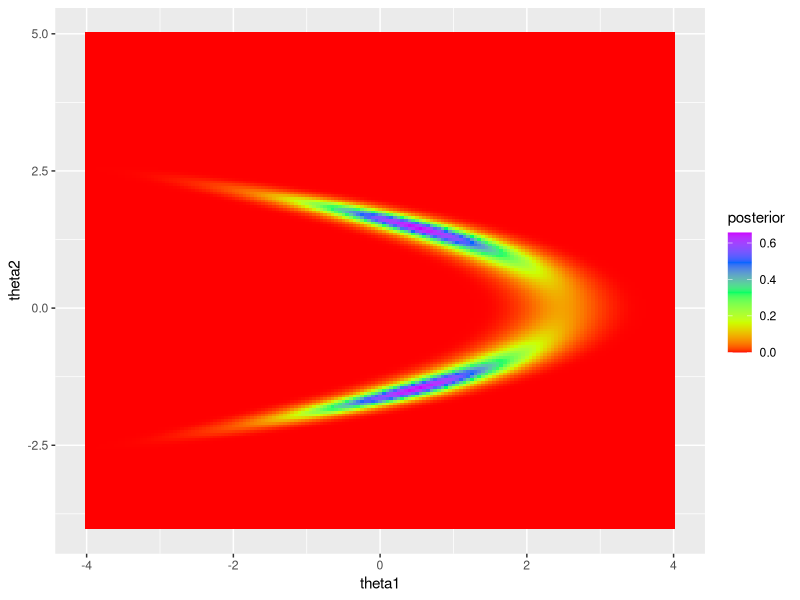

The R script that drew this image: (Note: this script raises an error after producing the figure.)
## ---- chunk 1
knitr::opts_chunk$set(echo = TRUE)

library(tidyverse)
library(magrittr)
library(cowplot)
library(mvtnorm)
## ---- chunk 2
set.seed(12)

generate_proposal <- function(pars_now, jump_scale = 0.1) {

  n_pars <- length(pars_now)
  
  # Random draw from multivariate normal
  theta_star <- mvtnorm::rmvnorm(1,
                                 mean = pars_now,
                                 sigma = jump_scale*diag(n_pars))
  return(theta_star)
}
## ---- chunk 3
get_log_target_value <- function(X, pars) {
  
  # log(likelihood)
  sum(
    dnorm(X,
          mean = pars[1] + pars[2]^2, 
          sd = 1,
          log = TRUE)
      ) +
    
    # log(prior)
    dnorm(pars[1], 0, 1, log = TRUE) +
    dnorm(pars[2], 0, 1, log = TRUE)
  
}
## ---- chunk 4
# Compute ratio
get_ratio <- function(X, pars_now, pars_proposal) {
  r <- exp(
    get_log_target_value(X, pars_proposal) - 
      get_log_target_value(X, pars_now)
    )
  
  return(r)
}
## ---- chunk 5
# Sampler
MH_sampler <- function(X, # Data
                       inits, # Initial values
                       n_samples = 1000, # Number of iterations
                       jump_scale = 0.1 # Proposal jump variance
                       ) {

  
  # Matrix for samples
  pars <- matrix(nrow = n_samples, ncol = length(inits))
  
  # Set initial values
  pars[1, ] <- inits

  # Generate samples 
  for(i in 2:n_samples) {
    
    # Current parameters
    pars_now <- pars[i-1, ]
    
    # Proposal
    pars_proposal <- generate_proposal(pars_now, jump_scale)
    
    # Ratio
    r <- get_ratio(X, pars_now, pars_proposal)
    
    r <- min(1, r)
    
    # Does the sampler move?
    move <- sample(x = c(TRUE, FALSE),
                   size = 1,
                   prob = c(r, 1-r))
    # OR: 
    # move <- runif(n = 1, min = 0, max = 1) <= r
    
    if(move) {
      pars[i, ] <- pars_proposal
    } else {
      pars[i, ] <- pars_now
    }
  }
  
  pars <- data.frame(pars)
  
  return(pars) 
}

## ---- chunk 6
X <- c(3.78, 2.76, 2.84, 2.92, 1.3, 3.93, 3.69, 2.28, 2.81, 0.71)
## ---- chunk 7
# Draw samples
samples1 <- MH_sampler(X,
                      inits = c(0, 5),
                      n_samples = 1000, 
                      jump_scale = 0.01)

colnames(samples1) <- c("theta1", "theta2")

# Add column for sample index
samples1$sample <- 1:nrow(samples1)


# Grid approximation
delta <- 0.05
df_grid <- expand.grid(seq(-4, 4, by = delta),
                       seq(-4, 5, by = delta)) %>%
  set_colnames(c("theta1", "theta2"))


for(i in 1:nrow(df_grid)) {
  df_grid[i, "likelihood"] <- prod(
    dnorm(X,
          df_grid[i, "theta1"] + df_grid[i, "theta2"]^2,
          1)
    )
}

df_grid <- df_grid %>% 
  mutate(prior = dnorm(theta1, 0, 1)*dnorm(theta2, 0, 1)) %>%
  mutate(posterior = prior*likelihood) %>% 
  mutate(posterior = posterior / (sum(posterior)*delta^2))


# Plot
p_grid <- ggplot() +
  geom_tile(data = df_grid, 
             aes(x = theta1, y = theta2, fill = posterior)) +
  scale_fill_gradientn(colours = rainbow(5))



# Plot joint posterior samples
p_MH1 <- p_grid +
  geom_path(data = samples,
            aes(x = theta1, y = theta2))
  

print(p_MH1)
## ---- chunk 8
# Number of chains
n_chains <- 4

# Number of samples
n_samples <- 10000

# Initial warmup proportion
warmup <- 0.5

samples2 <- lapply(1:n_chains, function(i) {
  
  # Use random initial values
  inits <- rnorm(2, 0, 5)
  
  chain <- MH_sampler(X, inits = inits,
                        n_samples = n_samples, 
                        jump_scale = 0.1)
  
  # Wrangle
  colnames(chain) <- c("theta1", "theta2")
  chain$sample <- 1:nrow(chain)
  chain$chain <- as.factor(i)
  chain[1:round(warmup*n_samples), "warmup"] <- TRUE
  chain[(round(warmup*n_samples)+1):n_samples, "warmup"] <- FALSE
  
  return(chain)
  
}) %>% 
  do.call(rbind, .)
## ---- chunk 9
# Plot
p_joint_2 <- ggplot() +
  # warmup samples
  geom_path(data = samples2 %>%
              filter(warmup == TRUE),
            aes(theta1, theta2, color = chain),
            alpha = 0.25) +
  # post-warmup samples
  geom_path(data = samples2 %>%
              filter(warmup == FALSE),
            aes(theta1, theta2, color = chain))

print(p_joint_2)
## ---- chunk 10
# Trace plots
p_trace_2 <- ggplot() + 
  geom_line(data = samples2 %>% 
              filter(warmup == TRUE) %>% 
              gather(key = "parameter",
                     value = "value",
                     -c("sample", "chain", "warmup")), 
            aes(x = sample, y = value, color = chain), 
            alpha = 0.25) + 
  geom_line(data = samples2 %>% 
              filter(warmup == FALSE) %>% 
              gather(key = "parameter",
                     value = "value",
                     -c("sample", "chain", "warmup")), 
            aes(x = sample, y = value, color = chain)) +
  facet_wrap(~parameter,
             ncol = 1,
             scales = "free")


print(p_trace_2)
